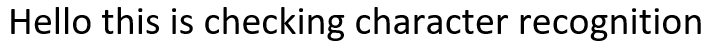
%> input picture test3.PNG, 710 x 43 px
$ octave ocr.m   (GNU Octave 9; MATLAB toolbox functions it lacks are replaced by stand-ins)
%> lines starting %> are read from the running program, lines starting %| are printed output that depends on the picture; in (x1, y1, x2, y2) boxes, pixels count from 0 and x2, y2 are one past the last pixel; in counts of white or black regions, pixels touching at a corner belong together; the program's own positions count from 1
### lines_crop.m
%function lines%
%
function [fl re]=lines_crop(im_texto)
% [14 lines of commented-out code are left out]
im_texto=clip(im_texto);
num_filas=size(im_texto,1);
for s=1:num_filas
    if sum(im_texto(s,:))==0
        nm=im_texto(1:s-1, :); % First line matrix
        %pause(1);
        rm=im_texto(s:end, :);% Remain line matrix
        %pause(1);
        fl = clip(nm);
        pause(1);
        re=clip(rm);
        %*-*-*Uncomment lines below to see the result*-*-*-*-
               %subplot(2,1,1);imshow(fl);
               %subplot(2,1,2);imshow(re);
        break
    else
        fl=im_texto;%Only one line.
        re=[ ];
    end
end
%subplot(3,1,1);imshow(im_texto);title('INPUT IMAGE')
%subplot(3,1,2);imshow(fl);title('FIRST LINE')
%subplot(3,1,3);imshow(re);title('REMAIN LINES')

function img_out=clip(img_in)
[f c]=find(img_in);
img_out=img_in(min(f):max(f),min(c):max(c));

### ocr.m
imagen=imread('test3.png');
%> imagen is the input picture: size 43x710x3 uint8; min 0, max 255, mean 213.8
% Show image
imagen1 = imagen;
figure,imshow(imagen1);

% Convert to gray scale
if size(imagen,3)==3 %RGB image
    imagen=rgb2gray(imagen);
%> imagen: size 43x710 uint8
end

% Convert to BW
threshold = graythresh(imagen);
%> threshold = 0.565

imagen = ~im2bw(imagen,threshold);
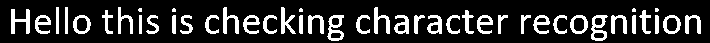
%> imagen: size 43x710 logical; 17.6% white; 44 white regions (5 under 20 px), largest, box (x1, y1, x2, y2) and area: (11, 9, 30, 34) 231, (591, 15, 608, 41) 231, (327, 15, 344, 41) 229
imshow(imagen)

imagen2 = imagen;

imagen = bwareaopen(imagen,15);
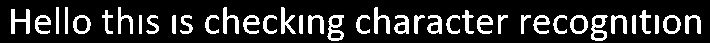
%> imagen: size 43x710 logical; 17.4% white; 39 white regions, largest, box (x1, y1, x2, y2) and area: (11, 9, 30, 34) 231, (591, 15, 608, 41) 231, (327, 15, 344, 41) 229
%> the run ends on the next line

imagen3 = imagen;
imshow(imagen3)

word=[ ];
re=imagen;
%Opens text.txt as file for write
fid = fopen('text.txt', 'wt');

% Load templates
load templates
global templates
i=0;
j=0;
Images={};
% Compute the number of letters in template file
num_letters=size(templates,2);
while 1
    i=i+1;
    %Fcn 'lines_crop' separate lines in text
    [fl re]=lines_crop(re); %fl= first line, re= remaining image
    imgn=fl;
    n=0;

    spacevector = [];  % to compute the total spaces betweeen adjacent letter
    rc = fl;

    while 1
        j=j+1;
        %'letter_crop' function separates letters in a line
       [fc rc space]=letter_crop(rc);  %fc =  first letter in the line
                                       %rc =  remaining cropped line
                                       %space = space between the letter cropped and the next letter

       img_r = fc;
       img_r = imresize(img_r,[64 64]);   %resize letter so that correlation can be performed
       n = n + 1;
       spacevector(n)=space;
       imshow(img_r)
       Images{j}=img_r;

       letter = read_letter(img_r,num_letters);
